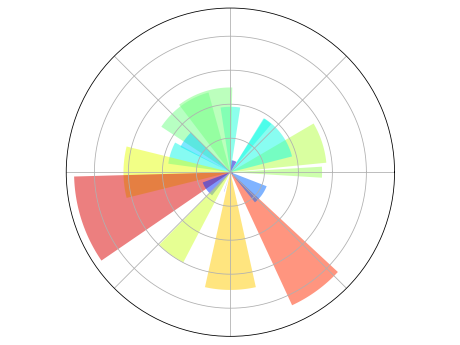

Generate this figure with Python:
# -----------------------------------------------------------------------------
# Copyright (c) 2015, Nicolas P. Rougier. All Rights Reserved.
# Distributed under the (new) BSD License. See LICENSE.txt for more info.
# -----------------------------------------------------------------------------

#!/usr/bin/env python3

#极轴图

import numpy as np
import matplotlib.pyplot as plt

ax = plt.axes([0.025,0.025,0.95,0.95], polar=True) #polar=True将坐标轴变为极轴模式

N = 20
theta = np.arange(0.0, 2*np.pi, 2*np.pi/N)
radii = 10*np.random.rand(N)
width = np.pi/4*np.random.rand(N)
bars = plt.bar(theta, radii, width=width, bottom=0.0)

for r,bar in zip(radii, bars):
    bar.set_facecolor( plt.cm.jet(r/10.))
    bar.set_alpha(0.5)

ax.set_xticklabels([])
ax.set_yticklabels([])
#plt.savefig('./polar_ex.png',dpi=72)
plt.show()
